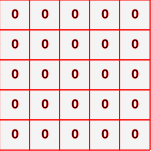
Frame 1 (no input)
Frame 60 (no input): identical to frame 1, image omitted
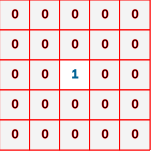
Frame 120 (the mouse pressed at the canvas centre since frame 60)

The p5.js sketch that drew these frames (run headless with seeded random() and noise() and a simulated clock; from frame 60 on, the mouse is pressed at the canvas centre):

// p5.js sketch
// ── sketch.js
// Fibonacci game

function make2DArray(cols, rows) {
  var arr = new Array(cols);
  for (var i = 0; i < arr.length; i++) {
    arr[i] = new Array(rows);
  }
  return arr;
}

var grid;
var cols;
var rows;

// number of pixels for each cell.
var squareSide = 30;

// gameboard 50 x 50.
var boardSide = 5;
var sidePixels = squareSide * boardSide + 1;

function setup() {
  // createCanvas(1001, 1001);
  createCanvas(sidePixels, sidePixels);
  // floor for rounding to integers
  cols = boardSide;
  rows = boardSide;
  grid = make2DArray(cols, rows);

  for (var i = 0; i < cols; i++) {
    for (var j = 0; j < rows; j++) {
      // initialize every position to become a new cell
      grid[i][j] = new Cell(i, j,squareSide);
    }
  }
}

/** find column index */
function colIndex(mouseX) {
  return floor(mouseX / squareSide);
}

/** find row index */
function rowIndex(mouseY) {
  return floor(mouseY / squareSide);
}

// when clicked on cell
function mousePressed() {
  var i = colIndex(mouseX);
  var j = rowIndex(mouseY);
  // increase value of cell that's clicked on
  if (grid[i][j].number == 0) {
    add(i, j);
  } else {
    crossAdd(i, j);
  }

  if (grid[i][j].number >= 5) {
    // keep track of how often you loop, only limited amount of time
    count = 1
    // list of cell indexes to store sequence
    listCells = [grid[i][j]];
    // TODO
    /* check for Fibonacci sequence */
    // checkSequence(grid[i][j]);
  }
}

/* crossAdd(i, j) function: update all on (i , j + something) and (i + something, j) */
function crossAdd(i, j) {
  grid[i][j].flashcolor(0, 255, 0);
  grid[i][j].update();

  // increase vertical values
  for (var k = 0; k < rows; k++) {
    if (k != j) {
      grid[i][k].flashcolor(0, 255, 0);
      grid[i][k].update();
    }
  }

  // increase horizontal values
  for (var k = 0; k < cols; k++) {
    if (k != i) {
      grid[k][j].flashcolor(0, 255, 0);
      grid[k][j].update();
    }
  }
}

/* adds one to a single cell */
function add(i, j) {
  grid[i][j].flashcolor(255, 255, 0);
  grid[i][j].update();
}

// function checkSequence() {
//   while (count <= 5) {
//     // if a neighbor is the next value in a Fibonacci sequence, higher and/or lower
//     // go only one direction for now, let's say down.
//     // otherwise i can get into an infinite loop, so I need to remember the sequence.
//     if (searchNeighbors()) {
//       listCells.add(grid[][])
//     }
//   }
// }
// TODO
/* check the neighbors only */
// function searchNeighbors() {
//   for neighbors
//     for ...
//       if neighbor == goldenValueLower():
//         listCells.add(neighbor);
//         count += 1;
//         if (count == 5) {
//           for elements in listCells
//             elements = zero
//             briefly turn cells green
//         } else {
//           searchNeighbors()
//         }
//        else {
//          nothing
//        }
// }
// TODO
/* calculate the next Lower Fibonacci number using the golden ratio */
// function goldenValueLower() {
//
// }

function draw() {
  background(255);
  for (var i = 0; i < cols; i++) {
    for (var j = 0; j < rows; j++) {
      grid[i][j].show();
    }
  }
}

// ── Cell.js
/** Cell Object */

function Cell(i, j, w) {
  this.i = i;
  this.j = j;
  // position (x,y) is index (i,j) * length of edge (w)
  this.x = i * w;
  this.y = j * w;
  this.w = w;
  this.number = 0;

  this.red = 244;
  this.green = 244;
  this.blue = 244;
}

/** attach function to protoype. Each object has this method now. */
Cell.prototype.show = function() {
  stroke(255, 0, 0);
  noFill();
  // draw square
  rect(this.x, this.y, this.w, this.w);
  fill(this.red, this.green, this.blue);
  rect(this.x, this.y, this.w, this.w);
  if (this.number == 0) {
    textAlign(CENTER);
    fill(0);
    text(this.number, this.x + this.w * 0.5, this.y + this.w * 0.6);
  }
  if (this.number > 0) {
    textAlign(CENTER);
    fill(0, 100, 150);
    stroke(0, 100, 150);
    text(this.number, this.x + this.w * 0.5, this.y + this.w * 0.6);
  }
}
/** check if mouse clicked on cell, i.e. point is inside parameters */
Cell.prototype.contains = function(x, y) {
  return (x > this.x && x < this.x + this.w && y > this.y && y < this.y + this.w);
}

Cell.prototype.update = function(x, y) {
  return this.number += 1;
}

/* flash color of new cell */
Cell.prototype.flashcolor = function(r, g, b, dur) {
  var savedRed    = this.red;
  var savedGreen  = this.green;
  var savedBlue   = this.blue;

  this.red    = r;
  this.green  = g;
  this.blue   = b;

  var cell = this;
  var animation = setTimeout(function () {
    cell.red    = 255;
    cell.green  = 255;
    cell.blue   = 255;
  }, dur);
}

/* toString function */
Cell.prototype.toString = function() {
  var str = "\n[(" + this.i + ", " + this.j + "), " + this.number + "]\n";
  return str;
}
